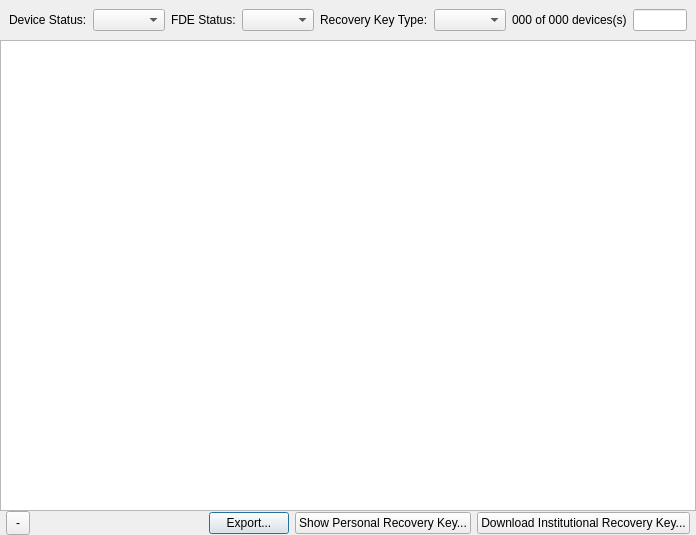
<?xml version="1.0" encoding="UTF-8"?>
<ui version="4.0">
 <class>FileVault2RecoveryKeysAssistant</class>
 <widget class="QDialog" name="FileVault2RecoveryKeysAssistant">
  <property name="geometry">
   <rect>
    <x>0</x>
    <y>0</y>
    <width>696</width>
    <height>535</height>
   </rect>
  </property>
  <property name="windowTitle">
   <string>Full Disk Encryption Recovery Keys</string>
  </property>
  <layout class="QVBoxLayout" name="verticalLayout">
   <property name="spacing">
    <number>0</number>
   </property>
   <property name="leftMargin">
    <number>0</number>
   </property>
   <property name="topMargin">
    <number>0</number>
   </property>
   <property name="rightMargin">
    <number>0</number>
   </property>
   <property name="bottomMargin">
    <number>0</number>
   </property>
   <item>
    <widget class="ViewSearchHeader" name="searchHeader" native="true">
     <layout class="QHBoxLayout" name="horizontalLayout">
      <item>
       <widget class="QLabel" name="label">
        <property name="text">
         <string>Device Status:</string>
        </property>
       </widget>
      </item>
      <item>
       <widget class="QComboBox" name="deviceStatusCombo"/>
      </item>
      <item>
       <widget class="QLabel" name="label_3">
        <property name="text">
         <string>FDE Status:</string>
        </property>
       </widget>
      </item>
      <item>
       <widget class="QComboBox" name="fdeStatusCombo"/>
      </item>
      <item>
       <widget class="QLabel" name="label_2">
        <property name="text">
         <string>Recovery Key Type:</string>
        </property>
       </widget>
      </item>
      <item>
       <widget class="QComboBox" name="recoveryTypeCombo"/>
      </item>
      <item>
       <spacer name="horizontalSpacer">
        <property name="orientation">
         <enum>Qt::Horizontal</enum>
        </property>
        <property name="sizeHint" stdset="0">
         <size>
          <width>30</width>
          <height>20</height>
         </size>
        </property>
       </spacer>
      </item>
      <item>
       <widget class="QLabel" name="countLabel">
        <property name="text">
         <string>000 of 000 devices(s)</string>
        </property>
       </widget>
      </item>
      <item>
       <widget class="SearchLineEdit" name="searchLineEdit"/>
      </item>
     </layout>
    </widget>
   </item>
   <item>
    <widget class="StyledTreeView" name="treeView">
     <property name="editTriggers">
      <set>QAbstractItemView::NoEditTriggers</set>
     </property>
     <property name="selectionMode">
      <enum>QAbstractItemView::ExtendedSelection</enum>
     </property>
     <property name="rootIsDecorated">
      <bool>false</bool>
     </property>
     <property name="itemsExpandable">
      <bool>false</bool>
     </property>
     <property name="sortingEnabled">
      <bool>true</bool>
     </property>
     <property name="expandsOnDoubleClick">
      <bool>false</bool>
     </property>
     <attribute name="headerShowSortIndicator" stdset="0">
      <bool>true</bool>
     </attribute>
    </widget>
   </item>
   <item>
    <layout class="QHBoxLayout" name="buttonsLayout">
     <property name="spacing">
      <number>6</number>
     </property>
     <property name="leftMargin">
      <number>6</number>
     </property>
     <property name="rightMargin">
      <number>6</number>
     </property>
     <item>
      <widget class="QToolButton" name="removeButton">
       <property name="minimumSize">
        <size>
         <width>24</width>
         <height>24</height>
        </size>
       </property>
       <property name="maximumSize">
        <size>
         <width>24</width>
         <height>24</height>
        </size>
       </property>
       <property name="text">
        <string>-</string>
       </property>
      </widget>
     </item>
     <item>
      <spacer name="horizontalSpacer_2">
       <property name="orientation">
        <enum>Qt::Horizontal</enum>
       </property>
       <property name="sizeHint" stdset="0">
        <size>
         <width>40</width>
         <height>20</height>
        </size>
       </property>
      </spacer>
     </item>
     <item>
      <widget class="QPushButton" name="exportButton">
       <property name="text">
        <string>Export...</string>
       </property>
      </widget>
     </item>
     <item>
      <widget class="QPushButton" name="showPersonalRecoveryKeyButton">
       <property name="text">
        <string>Show Personal Recovery Key...</string>
       </property>
      </widget>
     </item>
     <item>
      <widget class="QPushButton" name="downloadInstitutionalKetButton">
       <property name="text">
        <string>Download Institutional Recovery Key...</string>
       </property>
      </widget>
     </item>
    </layout>
   </item>
  </layout>
 </widget>
 <customwidgets>
  <customwidget>
   <class>SearchLineEdit</class>
   <extends>QLineEdit</extends>
   <header>FileWaveGuiLib/searchlineedit/searchlineedit.h</header>
  </customwidget>
  <customwidget>
   <class>ViewSearchHeader</class>
   <extends>QWidget</extends>
   <header>FileWaveGuiLib/searchheader/ViewSearchHeader.h</header>
   <container>1</container>
  </customwidget>
  <customwidget>
   <class>StyledTreeView</class>
   <extends>QTreeView</extends>
   <header>FileWaveGuiLib/styledviews/styledtreeview.h</header>
  </customwidget>
 </customwidgets>
 <resources/>
 <connections/>
</ui>
